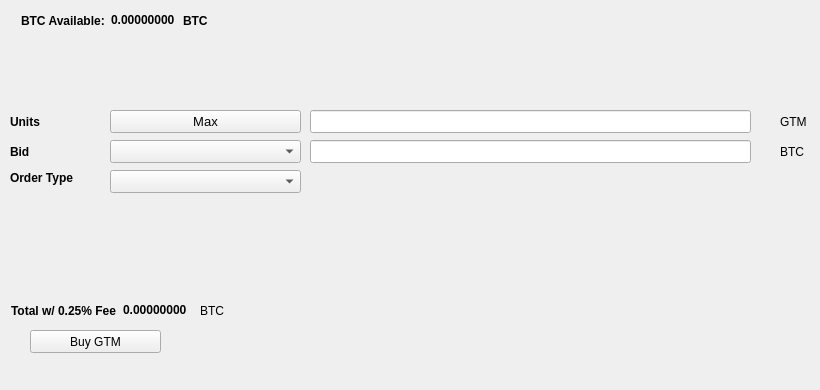
   <widget class="QWidget" name="BuyTab">
    <attribute name="title">
     <string>Buy</string>
    </attribute>
    <widget class="QPushButton" name="BuyGTM">
     <property name="geometry">
      <rect>
       <x>30</x>
       <y>330</y>
       <width>131</width>
       <height>23</height>
      </rect>
     </property>
     <property name="text">
      <string>Buy GTM</string>
     </property>
     <property name="icon">
      <iconset resource="../gentarium.qrc">
       <normaloff>:/icons/bitcoin</normaloff>:/icons/bitcoin</iconset>
     </property>
    </widget>
    <widget class="QLabel" name="label_3">
     <property name="geometry">
      <rect>
       <x>10</x>
       <y>110</y>
       <width>46</width>
       <height>23</height>
      </rect>
     </property>
     <property name="font">
      <font>
       <weight>75</weight>
       <bold>true</bold>
      </font>
     </property>
     <property name="text">
      <string>Units</string>
     </property>
    </widget>
    <widget class="QLineEdit" name="UnitsInput">
     <property name="geometry">
      <rect>
       <x>310</x>
       <y>110</y>
       <width>441</width>
       <height>23</height>
      </rect>
     </property>
     <property name="font">
      <font>
       <pointsize>9</pointsize>
       <weight>75</weight>
       <bold>true</bold>
      </font>
     </property>
    </widget>
    <widget class="QLineEdit" name="BuyBidPriceEdit">
     <property name="geometry">
      <rect>
       <x>310</x>
       <y>140</y>
       <width>441</width>
       <height>23</height>
      </rect>
     </property>
     <property name="font">
      <font>
       <pointsize>9</pointsize>
       <weight>75</weight>
       <bold>true</bold>
      </font>
     </property>
    </widget>
    <widget class="QLabel" name="label_4">
     <property name="geometry">
      <rect>
       <x>780</x>
       <y>110</y>
       <width>31</width>
       <height>23</height>
      </rect>
     </property>
     <property name="text">
      <string>GTM</string>
     </property>
    </widget>
    <widget class="QLabel" name="label_5">
     <property name="geometry">
      <rect>
       <x>780</x>
       <y>140</y>
       <width>31</width>
       <height>23</height>
      </rect>
     </property>
     <property name="text">
      <string>BTC</string>
     </property>
    </widget>
    <widget class="QLabel" name="label_6">
     <property name="geometry">
      <rect>
       <x>10</x>
       <y>140</y>
       <width>46</width>
       <height>23</height>
      </rect>
     </property>
     <property name="font">
      <font>
       <weight>75</weight>
       <bold>true</bold>
      </font>
     </property>
     <property name="text">
      <string>Bid</string>
     </property>
    </widget>
    <widget class="QLabel" name="label_7">
     <property name="geometry">
      <rect>
       <x>10</x>
       <y>170</y>
       <width>91</width>
       <height>16</height>
      </rect>
     </property>
     <property name="font">
      <font>
       <weight>75</weight>
       <bold>true</bold>
      </font>
     </property>
     <property name="text">
      <string>Order Type</string>
     </property>
    </widget>
    <widget class="QPushButton" name="Buy_Max_Amount">
     <property name="geometry">
      <rect>
       <x>110</x>
       <y>110</y>
       <width>191</width>
       <height>23</height>
      </rect>
     </property>
     <property name="font">
      <font>
       <pointsize>10</pointsize>
      </font>
     </property>
     <property name="text">
      <string>Max</string>
     </property>
    </widget>
    <widget class="QComboBox" name="BuyBidcomboBox">
     <property name="geometry">
      <rect>
       <x>110</x>
       <y>140</y>
       <width>191</width>
       <height>23</height>
      </rect>
     </property>
     <property name="font">
      <font>
       <pointsize>10</pointsize>
      </font>
     </property>
    </widget>
    <widget class="QComboBox" name="buyOrdertypeCombo">
     <property name="geometry">
      <rect>
       <x>110</x>
       <y>170</y>
       <width>191</width>
       <height>23</height>
      </rect>
     </property>
     <property name="font">
      <font>
       <pointsize>10</pointsize>
      </font>
     </property>
    </widget>
    <widget class="QWidget" name="layoutWidget1">
     <property name="geometry">
      <rect>
       <x>21</x>
       <y>11</y>
       <width>227</width>
       <height>19</height>
      </rect>
     </property>
     <layout class="QHBoxLayout" name="horizontalLayout_3">
      <item>
       <widget class="QLabel" name="label232">
        <property name="font">
         <font>
          <weight>75</weight>
          <bold>true</bold>
         </font>
        </property>
        <property name="text">
         <string>BTC Available:</string>
        </property>
       </widget>
      </item>
      <item>
       <widget class="QLabel" name="BtcAvailableLbl">
        <property name="palette">
         <palette>
          <active>
           <colorrole role="WindowText">
            <brush brushstyle="SolidPattern">
             <color alpha="255">
              <red>0</red>
              <green>0</green>
              <blue>0</blue>
             </color>
            </brush>
           </colorrole>
           <colorrole role="Button">
            <brush brushstyle="SolidPattern">
             <color alpha="255">
              <red>0</red>
              <green>170</green>
              <blue>0</blue>
             </color>
            </brush>
           </colorrole>
           <colorrole role="Light">
            <brush brushstyle="SolidPattern">
             <color alpha="255">
              <red>0</red>
              <green>255</green>
              <blue>0</blue>
             </color>
            </brush>
           </colorrole>
           <colorrole role="Midlight">
            <brush brushstyle="SolidPattern">
             <color alpha="255">
              <red>0</red>
              <green>212</green>
              <blue>0</blue>
             </color>
            </brush>
           </colorrole>
           <colorrole role="Dark">
            <brush brushstyle="SolidPattern">
             <color alpha="255">
              <red>0</red>
              <green>85</green>
              <blue>0</blue>
             </color>
            </brush>
           </colorrole>
           <colorrole role="Mid">
            <brush brushstyle="SolidPattern">
             <color alpha="255">
              <red>0</red>
              <green>113</green>
              <blue>0</blue>
             </color>
            </brush>
           </colorrole>
           <colorrole role="Text">
            <brush brushstyle="SolidPattern">
             <color alpha="255">
              <red>0</red>
              <green>170</green>
              <blue>0</blue>
             </color>
            </brush>
           </colorrole>
           <colorrole role="BrightText">
            <brush brushstyle="SolidPattern">
             <color alpha="255">
              <red>255</red>
              <green>255</green>
              <blue>255</blue>
             </color>
            </brush>
           </colorrole>
           <colorrole role="ButtonText">
            <brush brushstyle="SolidPattern">
             <color alpha="255">
              <red>0</red>
              <green>0</green>
              <blue>0</blue>
             </color>
            </brush>
           </colorrole>
           <colorrole role="Base">
            <brush brushstyle="SolidPattern">
             <color alpha="255">
              <red>255</red>
              <green>255</green>
              <blue>255</blue>
             </color>
            </brush>
           </colorrole>
           <colorrole role="Window">
            <brush brushstyle="SolidPattern">
             <color alpha="255">
              <red>0</red>
              <green>170</green>
              <blue>0</blue>
             </color>
            </brush>
           </colorrole>
           <colorrole role="Shadow">
            <brush brushstyle="SolidPattern">
             <color alpha="255">
              <red>0</red>
              <green>0</green>
              <blue>0</blue>
             </color>
            </brush>
           </colorrole>
           <colorrole role="AlternateBase">
            <brush brushstyle="SolidPattern">
             <color alpha="255">
              <red>127</red>
              <green>212</green>
              <blue>127</blue>
             </color>
            </brush>
           </colorrole>
           <colorrole role="ToolTipBase">
            <brush brushstyle="SolidPattern">
             <color alpha="255">
              <red>255</red>
              <green>255</green>
              <blue>220</blue>
             </color>
            </brush>
           </colorrole>
           <colorrole role="ToolTipText">
            <brush brushstyle="SolidPattern">
             <color alpha="255">
              <red>0</red>
              <green>0</green>
              <blue>0</blue>
             </color>
            </brush>
           </colorrole>
          </active>
          <inactive>
           <colorrole role="WindowText">
            <brush brushstyle="SolidPattern">
             <color alpha="255">
              <red>0</red>
              <green>0</green>
              <blue>0</blue>
             </color>
            </brush>
           </colorrole>
           <colorrole role="Button">
            <brush brushstyle="SolidPattern">
             <color alpha="255">
              <red>0</red>
              <green>170</green>
              <blue>0</blue>
             </color>
            </brush>
           </colorrole>
           <colorrole role="Light">
            <brush brushstyle="SolidPattern">
             <color alpha="255">
              <red>0</red>
              <green>255</green>
              <blue>0</blue>
             </color>
            </brush>
           </colorrole>
           <colorrole role="Midlight">
            <brush brushstyle="SolidPattern">
             <color alpha="255">
              <red>0</red>
              <green>212</green>
              <blue>0</blue>
             </color>
            </brush>
           </colorrole>
           <colorrole role="Dark">
            <brush brushstyle="SolidPattern">
             <color alpha="255">
              <red>0</red>
              <green>85</green>
              <blue>0</blue>
             </color>
            </brush>
           </colorrole>
           <colorrole role="Mid">
            <brush brushstyle="SolidPattern">
             <color alpha="255">
              <red>0</red>
              <green>113</green>
              <blue>0</blue>
             </color>
            </brush>
           </colorrole>
           <colorrole role="Text">
            <brush brushstyle="SolidPattern">
             <color alpha="255">
              <red>0</red>
              <green>170</green>
              <blue>0</blue>
             </color>
            </brush>
           </colorrole>
           <colorrole role="BrightText">
            <brush brushstyle="SolidPattern">
             <color alpha="255">
              <red>255</red>
              <green>255</green>
              <blue>255</blue>
             </color>
            </brush>
           </colorrole>
           <colorrole role="ButtonText">
            <brush brushstyle="SolidPattern">
             <color alpha="255">
              <red>0</red>
              <green>0</green>
              <blue>0</blue>
             </color>
            </brush>
           </colorrole>
           <colorrole role="Base">
            <brush brushstyle="SolidPattern">
             <color alpha="255">
              <red>255</red>
              <green>255</green>
              <blue>255</blue>
             </color>
            </brush>
           </colorrole>
           <colorrole role="Window">
            <brush brushstyle="SolidPattern">
             <color alpha="255">
              <red>0</red>
              <green>170</green>
              <blue>0</blue>
             </color>
            </brush>
           </colorrole>
           <colorrole role="Shadow">
            <brush brushstyle="SolidPattern">
             <color alpha="255">
              <red>0</red>
              <green>0</green>
              <blue>0</blue>
             </color>
            </brush>
           </colorrole>
           <colorrole role="AlternateBase">
            <brush brushstyle="SolidPattern">
             <color alpha="255">
              <red>127</red>
              <green>212</green>
              <blue>127</blue>
             </color>
            </brush>
           </colorrole>
           <colorrole role="ToolTipBase">
            <brush brushstyle="SolidPattern">
             <color alpha="255">
              <red>255</red>
              <green>255</green>
              <blue>220</blue>
             </color>
            </brush>
           </colorrole>
           <colorrole role="ToolTipText">
            <brush brushstyle="SolidPattern">
             <color alpha="255">
              <red>0</red>
              <green>0</green>
              <blue>0</blue>
             </color>
            </brush>
           </colorrole>
          </inactive>
          <disabled>
           <colorrole role="WindowText">
            <brush brushstyle="SolidPattern">
             <color alpha="255">
              <red>0</red>
              <green>85</green>
              <blue>0</blue>
             </color>
            </brush>
           </colorrole>
           <colorrole role="Button">
            <brush brushstyle="SolidPattern">
             <color alpha="255">
              <red>0</red>
              <green>170</green>
              <blue>0</blue>
             </color>
            </brush>
           </colorrole>
           <colorrole role="Light">
            <brush brushstyle="SolidPattern">
             <color alpha="255">
              <red>0</red>
              <green>255</green>
              <blue>0</blue>
             </color>
            </brush>
           </colorrole>
           <colorrole role="Midlight">
            <brush brushstyle="SolidPattern">
             <color alpha="255">
              <red>0</red>
              <green>212</green>
              <blue>0</blue>
             </color>
            </brush>
           </colorrole>
           <colorrole role="Dark">
            <brush brushstyle="SolidPattern">
             <color alpha="255">
              <red>0</red>
              <green>85</green>
              <blue>0</blue>
             </color>
            </brush>
           </colorrole>
           <colorrole role="Mid">
            <brush brushstyle="SolidPattern">
             <color alpha="255">
              <red>0</red>
              <green>113</green>
              <blue>0</blue>
             </color>
            </brush>
           </colorrole>
           <colorrole role="Text">
            <brush brushstyle="SolidPattern">
             <color alpha="255">
              <red>0</red>
              <green>85</green>
              <blue>0</blue>
             </color>
            </brush>
           </colorrole>
           <colorrole role="BrightText">
            <brush brushstyle="SolidPattern">
             <color alpha="255">
              <red>255</red>
              <green>255</green>
              <blue>255</blue>
             </color>
            </brush>
           </colorrole>
           <colorrole role="ButtonText">
            <brush brushstyle="SolidPattern">
             <color alpha="255">
              <red>0</red>
              <green>85</green>
              <blue>0</blue>
             </color>
            </brush>
           </colorrole>
           <colorrole role="Base">
            <brush brushstyle="SolidPattern">
             <color alpha="255">
              <red>0</red>
              <green>170</green>
              <blue>0</blue>
             </color>
            </brush>
           </colorrole>
           <colorrole role="Window">
            <brush brushstyle="SolidPattern">
             <color alpha="255">
              <red>0</red>
              <green>170</green>
              <blue>0</blue>
             </color>
            </brush>
           </colorrole>
           <colorrole role="Shadow">
            <brush brushstyle="SolidPattern">
             <color alpha="255">
              <red>0</red>
              <green>0</green>
              <blue>0</blue>
             </color>
            </brush>
           </colorrole>
           <colorrole role="AlternateBase">
            <brush brushstyle="SolidPattern">
             <color alpha="255">
              <red>0</red>
              <green>170</green>
              <blue>0</blue>
             </color>
            </brush>
           </colorrole>
           <colorrole role="ToolTipBase">
            <brush brushstyle="SolidPattern">
             <color alpha="255">
              <red>255</red>
              <green>255</green>
              <blue>220</blue>
             </color>
            </brush>
           </colorrole>
           <colorrole role="ToolTipText">
            <brush brushstyle="SolidPattern">
             <color alpha="255">
              <red>0</red>
              <green>0</green>
              <blue>0</blue>
             </color>
            </brush>
           </colorrole>
          </disabled>
         </palette>
        </property>
        <property name="font">
         <font>
          <weight>75</weight>
          <bold>true</bold>
         </font>
        </property>
        <property name="text">
         <string>0.00000000</string>
        </property>
        <property name="textInteractionFlags">
         <set>Qt::LinksAccessibleByMouse|Qt::TextSelectableByKeyboard|Qt::TextSelectableByMouse</set>
        </property>
       </widget>
      </item>
      <item>
       <widget class="QLabel" name="BtcAvailableLbl_2">
        <property name="font">
         <font>
          <weight>75</weight>
          <bold>true</bold>
         </font>
        </property>
        <property name="text">
         <string>BTC</string>
        </property>
       </widget>
      </item>
     </layout>
    </widget>
    <widget class="QWidget" name="layoutWidge2">
     <property name="geometry">
      <rect>
       <x>11</x>
       <y>301</y>
       <width>259</width>
       <height>19</height>
      </rect>
     </property>
     <layout class="QHBoxLayout" name="horizontalLayout_4">
      <item>
       <widget class="QLabel" name="label_9">
        <property name="font">
         <font>
          <weight>75</weight>
          <bold>true</bold>
         </font>
        </property>
        <property name="text">
         <string>Total w/ 0.25% Fee</string>
        </property>
       </widget>
      </item>
      <item>
       <widget class="QLabel" name="BuyCostLabel">
        <property name="palette">
         <palette>
          <active>
           <colorrole role="WindowText">
            <brush brushstyle="SolidPattern">
             <color alpha="255">
              <red>0</red>
              <green>0</green>
              <blue>0</blue>
             </color>
            </brush>
           </colorrole>
           <colorrole role="Button">
            <brush brushstyle="SolidPattern">
             <color alpha="255">
              <red>0</red>
              <green>170</green>
              <blue>0</blue>
             </color>
            </brush>
           </colorrole>
           <colorrole role="Light">
            <brush brushstyle="SolidPattern">
             <color alpha="255">
              <red>0</red>
              <green>255</green>
              <blue>0</blue>
             </color>
            </brush>
           </colorrole>
           <colorrole role="Midlight">
            <brush brushstyle="SolidPattern">
             <color alpha="255">
              <red>0</red>
              <green>212</green>
              <blue>0</blue>
             </color>
            </brush>
           </colorrole>
           <colorrole role="Dark">
            <brush brushstyle="SolidPattern">
             <color alpha="255">
              <red>0</red>
              <green>85</green>
              <blue>0</blue>
             </color>
            </brush>
           </colorrole>
           <colorrole role="Mid">
            <brush brushstyle="SolidPattern">
             <color alpha="255">
              <red>0</red>
              <green>113</green>
              <blue>0</blue>
             </color>
            </brush>
           </colorrole>
           <colorrole role="Text">
            <brush brushstyle="SolidPattern">
             <color alpha="255">
              <red>0</red>
              <green>170</green>
              <blue>0</blue>
             </color>
            </brush>
           </colorrole>
           <colorrole role="BrightText">
            <brush brushstyle="SolidPattern">
             <color alpha="255">
              <red>255</red>
              <green>255</green>
              <blue>255</blue>
             </color>
            </brush>
           </colorrole>
           <colorrole role="ButtonText">
            <brush brushstyle="SolidPattern">
             <color alpha="255">
              <red>0</red>
              <green>0</green>
              <blue>0</blue>
             </color>
            </brush>
           </colorrole>
           <colorrole role="Base">
            <brush brushstyle="SolidPattern">
             <color alpha="255">
              <red>255</red>
              <green>255</green>
              <blue>255</blue>
             </color>
            </brush>
           </colorrole>
           <colorrole role="Window">
            <brush brushstyle="SolidPattern">
             <color alpha="255">
              <red>0</red>
              <green>170</green>
              <blue>0</blue>
             </color>
            </brush>
           </colorrole>
           <colorrole role="Shadow">
            <brush brushstyle="SolidPattern">
             <color alpha="255">
              <red>0</red>
              <green>0</green>
              <blue>0</blue>
             </color>
            </brush>
           </colorrole>
           <colorrole role="AlternateBase">
            <brush brushstyle="SolidPattern">
             <color alpha="255">
              <red>127</red>
              <green>212</green>
              <blue>127</blue>
             </color>
            </brush>
           </colorrole>
           <colorrole role="ToolTipBase">
            <brush brushstyle="SolidPattern">
             <color alpha="255">
              <red>255</red>
              <green>255</green>
              <blue>220</blue>
             </color>
            </brush>
           </colorrole>
           <colorrole role="ToolTipText">
            <brush brushstyle="SolidPattern">
             <color alpha="255">
              <red>0</red>
              <green>0</green>
              <blue>0</blue>
             </color>
            </brush>
           </colorrole>
          </active>
          <inactive>
           <colorrole role="WindowText">
            <brush brushstyle="SolidPattern">
             <color alpha="255">
              <red>0</red>
              <green>0</green>
              <blue>0</blue>
             </color>
            </brush>
           </colorrole>
           <colorrole role="Button">
            <brush brushstyle="SolidPattern">
             <color alpha="255">
              <red>0</red>
              <green>170</green>
              <blue>0</blue>
             </color>
            </brush>
           </colorrole>
           <colorrole role="Light">
            <brush brushstyle="SolidPattern">
             <color alpha="255">
              <red>0</red>
              <green>255</green>
              <blue>0</blue>
             </color>
            </brush>
           </colorrole>
           <colorrole role="Midlight">
            <brush brushstyle="SolidPattern">
             <color alpha="255">
              <red>0</red>
              <green>212</green>
              <blue>0</blue>
             </color>
            </brush>
           </colorrole>
           <colorrole role="Dark">
            <brush brushstyle="SolidPattern">
             <color alpha="255">
              <red>0</red>
              <green>85</green>
              <blue>0</blue>
             </color>
            </brush>
           </colorrole>
           <colorrole role="Mid">
            <brush brushstyle="SolidPattern">
             <color alpha="255">
              <red>0</red>
              <green>113</green>
              <blue>0</blue>
             </color>
            </brush>
           </colorrole>
           <colorrole role="Text">
            <brush brushstyle="SolidPattern">
             <color alpha="255">
              <red>0</red>
              <green>170</green>
              <blue>0</blue>
             </color>
            </brush>
           </colorrole>
           <colorrole role="BrightText">
            <brush brushstyle="SolidPattern">
             <color alpha="255">
              <red>255</red>
              <green>255</green>
              <blue>255</blue>
             </color>
            </brush>
           </colorrole>
           <colorrole role="ButtonText">
            <brush brushstyle="SolidPattern">
             <color alpha="255">
              <red>0</red>
              <green>0</green>
              <blue>0</blue>
             </color>
            </brush>
           </colorrole>
           <colorrole role="Base">
            <brush brushstyle="SolidPattern">
             <color alpha="255">
              <red>255</red>
              <green>255</green>
              <blue>255</blue>
             </color>
            </brush>
           </colorrole>
           <colorrole role="Window">
            <brush brushstyle="SolidPattern">
             <color alpha="255">
              <red>0</red>
              <green>170</green>
              <blue>0</blue>
             </color>
            </brush>
           </colorrole>
           <colorrole role="Shadow">
            <brush brushstyle="SolidPattern">
             <color alpha="255">
              <red>0</red>
              <green>0</green>
              <blue>0</blue>
             </color>
            </brush>
           </colorrole>
           <colorrole role="AlternateBase">
            <brush brushstyle="SolidPattern">
             <color alpha="255">
              <red>127</red>
              <green>212</green>
              <blue>127</blue>
             </color>
            </brush>
           </colorrole>
           <colorrole role="ToolTipBase">
            <brush brushstyle="SolidPattern">
             <color alpha="255">
              <red>255</red>
              <green>255</green>
              <blue>220</blue>
             </color>
            </brush>
           </colorrole>
           <colorrole role="ToolTipText">
            <brush brushstyle="SolidPattern">
             <color alpha="255">
              <red>0</red>
              <green>0</green>
              <blue>0</blue>
             </color>
            </brush>
           </colorrole>
          </inactive>
          <disabled>
           <colorrole role="WindowText">
            <brush brushstyle="SolidPattern">
             <color alpha="255">
              <red>0</red>
              <green>85</green>
              <blue>0</blue>
             </color>
            </brush>
           </colorrole>
           <colorrole role="Button">
            <brush brushstyle="SolidPattern">
             <color alpha="255">
              <red>0</red>
              <green>170</green>
              <blue>0</blue>
             </color>
            </brush>
           </colorrole>
           <colorrole role="Light">
            <brush brushstyle="SolidPattern">
             <color alpha="255">
              <red>0</red>
              <green>255</green>
              <blue>0</blue>
             </color>
            </brush>
           </colorrole>
           <colorrole role="Midlight">
            <brush brushstyle="SolidPattern">
             <color alpha="255">
              <red>0</red>
              <green>212</green>
              <blue>0</blue>
             </color>
            </brush>
           </colorrole>
           <colorrole role="Dark">
            <brush brushstyle="SolidPattern">
             <color alpha="255">
              <red>0</red>
              <green>85</green>
              <blue>0</blue>
             </color>
            </brush>
           </colorrole>
           <colorrole role="Mid">
            <brush brushstyle="SolidPattern">
             <color alpha="255">
              <red>0</red>
              <green>113</green>
              <blue>0</blue>
             </color>
            </brush>
           </colorrole>
           <colorrole role="Text">
            <brush brushstyle="SolidPattern">
             <color alpha="255">
              <red>0</red>
              <green>85</green>
              <blue>0</blue>
             </color>
            </brush>
           </colorrole>
           <colorrole role="BrightText">
            <brush brushstyle="SolidPattern">
             <color alpha="255">
              <red>255</red>
              <green>255</green>
              <blue>255</blue>
             </color>
            </brush>
           </colorrole>
           <colorrole role="ButtonText">
            <brush brushstyle="SolidPattern">
             <color alpha="255">
              <red>0</red>
              <green>85</green>
              <blue>0</blue>
             </color>
            </brush>
           </colorrole>
           <colorrole role="Base">
            <brush brushstyle="SolidPattern">
             <color alpha="255">
              <red>0</red>
              <green>170</green>
              <blue>0</blue>
             </color>
            </brush>
           </colorrole>
           <colorrole role="Window">
            <brush brushstyle="SolidPattern">
             <color alpha="255">
              <red>0</red>
              <green>170</green>
              <blue>0</blue>
             </color>
            </brush>
           </colorrole>
           <colorrole role="Shadow">
            <brush brushstyle="SolidPattern">
             <color alpha="255">
              <red>0</red>
              <green>0</green>
              <blue>0</blue>
             </color>
            </brush>
           </colorrole>
           <colorrole role="AlternateBase">
            <brush brushstyle="SolidPattern">
             <color alpha="255">
              <red>0</red>
              <green>170</green>
              <blue>0</blue>
             </color>
            </brush>
           </colorrole>
           <colorrole role="ToolTipBase">
            <brush brushstyle="SolidPattern">
             <color alpha="255">
              <red>255</red>
              <green>255</green>
              <blue>220</blue>
             </color>
            </brush>
           </colorrole>
           <colorrole role="ToolTipText">
            <brush brushstyle="SolidPattern">
             <color alpha="255">
              <red>0</red>
              <green>0</green>
              <blue>0</blue>
             </color>
            </brush>
           </colorrole>
          </disabled>
         </palette>
        </property>
        <property name="font">
         <font>
          <weight>75</weight>
          <bold>true</bold>
         </font>
        </property>
        <property name="autoFillBackground">
         <bool>false</bool>
        </property>
        <property name="text">
         <string>0.00000000</string>
        </property>
        <property name="textInteractionFlags">
         <set>Qt::LinksAccessibleByMouse|Qt::TextSelectableByMouse</set>
        </property>
       </widget>
      </item>
      <item>
       <widget class="QLabel" name="label_10">
        <property name="font">
         <font>
          <weight>50</weight>
          <bold>false</bold>
         </font>
        </property>
        <property name="text">
         <string>BTC</string>
        </property>
       </widget>
      </item>
     </layout>
    </widget>
    <widget class="QLabel" name="label_24">
     <property name="geometry">
      <rect>
       <x>460</x>
       <y>300</y>
       <width>281</width>
       <height>81</height>
      </rect>
     </property>
     <property name="text">
      <string/>
     </property>
     <property name="pixmap">
      <pixmap>:/images/bittrex</pixmap>
     </property>
    </widget>
   </widget>
